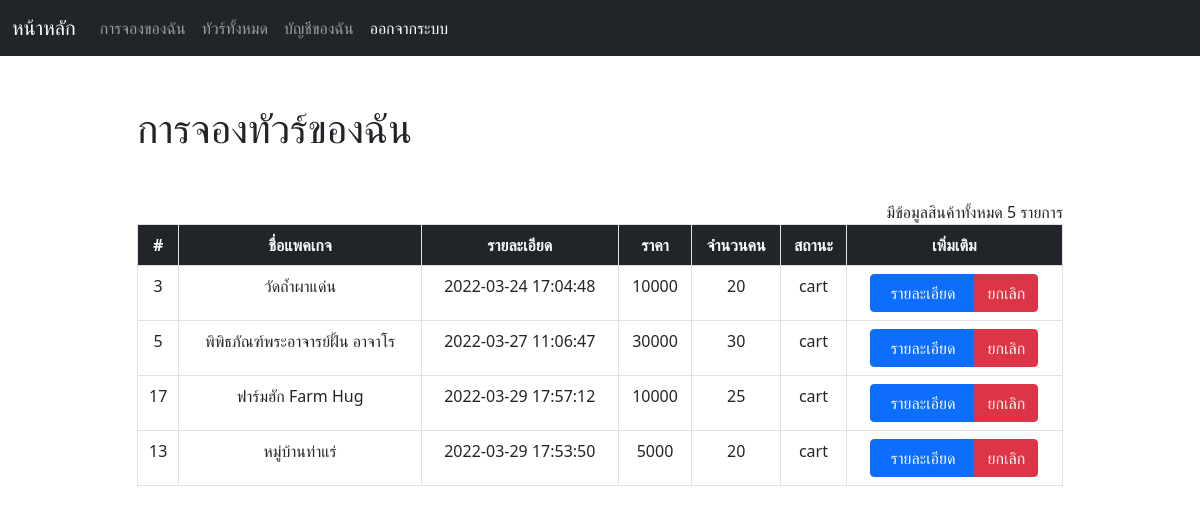
Screenshot of /rent.php (signed in) with the database file from the repository.
### tables this page shows
CREATE TABLE `tb_order` (
  `order_id` int(11) NOT NULL,
  `date` timestamp NOT NULL DEFAULT current_timestamp() ON UPDATE current_timestamp(),
  `user_id` int(11) NOT NULL,
  `package_id` int(11) NOT NULL,
  `status` enum('cart','complete') NOT NULL DEFAULT 'cart'
);

CREATE TABLE `tb_package` (
  `package_id` int(10) NOT NULL,
  `place` varchar(100) NOT NULL,
  `price` decimal(10,0) NOT NULL,
  `date` datetime NOT NULL,
  `count_people` int(11) NOT NULL,
  `image` varchar(255) NOT NULL DEFAULT 'https://res.cloudinary.com/dnshsje8a/image/upload/v1648304241/default/download_elwy6b.png',
  `detail` varchar(255) NOT NULL
);

### rent.php (the view, shortened to what this page needs)
<?php
require "header.php";
require "./php/connectdb.php";
$id = $_SESSION['UserID'];
$strSQL = "SELECT * FROM tb_order, tb_package WHERE tb_order.package_id = tb_package.package_id and tb_order.user_id = " . $id . ";";
$result = mysqli_query($conn, $strSQL);
?>
<body>
    <div class="container mt-5">
        <div class="row justify-content-center">
            <div class="col-md-10">
                <h1 class="mb-5"> การจองทัวร์ของฉัน </h1>
                <span class="float-end">มีข้อมูลสินค้าทั้งหมด <?php echo mysqli_num_rows($result) ?> รายการ </span>
            </div>
            <div class="col-md-10">
                <div class="table-responsive">
                    <?php if (mysqli_num_rows($result) > 0) : ?>
                        <table class="table table-bordered">
                            <thead>
                                <tr class="text-center text-light bg-dark">
                                    <th>#</th>
                                    <th>ชื่อแพคเกจ</th>
                                    <th>รายละเอียด</th>
                                    <th>ราคา</th>
                                    <th>จำนวนคน</th>
                                    <th>สถานะ</th>
                                    <th>เพิ่มเติม</th>
                                </tr>
                            </thead>
                            <tbody>
                                <?php ($row = mysqli_fetch_assoc($result));
                                do {
                                ?>
                                    <tr class="text-center">
                                        <td> <?php echo $row['package_id'] ?> </td>
                                        <td> <?php echo $row['place'] ?> </td>
                                        <td> <?php echo $row['date'] ?> </td>
                                        <td> <?php echo $row['price'] ?> </td>
                                        <td> <?php echo $row['count_people'] ?> </td>
                                        <td> <?php echo $row['status'] ?> </td>
                                        <td>
                                            <div class="btn-group">
                                                <button class="btn btn-primary" data-bs-toggle="modal" data-bs-target="#my-modal<?php echo $row['package_id'] ?>" style="width: 105px;"> รายละเอียด </button>
                                                <a href="./php/rent-delete.php?id=<?php echo $row['order_id'] ?>" class="btn btn-danger"> ยกเลิก </a>
                                            </div>
                                        </td>
                                    </tr>
                                <?php } while ($row = mysqli_fetch_assoc($result)); ?>
                            </tbody>
                        </table>
                    <?php
                    else :
                        echo "<p class='mt-5'>ไม่มีข้อมูลในฐานข้อมูล</p>";
                    endif;
                    ?>
                </div>
            </div>
        </div>
    </div>
</body>

### rows the page displays
tb_order: package.package_id "3", package.place "วัดถ้ำผาแด่น", package.date "2022-03-24 17:04:48", package.price "10000", package.count_people "20", status "cart"
tb_order: package.package_id "5", package.place "พิพิธภัณฑ์พระอาจารย์ฝั้น อาจาโร", package.date "2022-03-27 11:06:47", package.price "30000", package.count_people "30", status "cart"
tb_order: package.package_id "17", package.place "ฟาร์มฮัก Farm Hug", package.date "2022-03-29 17:57:12", package.price "10000", package.count_people "25", status "cart"
tb_order: package.package_id "13", package.place "หมู่บ้านท่าแร่", package.date "2022-03-29 17:53:50", package.price "5000", package.count_people "20", status "cart"

### other values shown
mysqli_num_rows($result) "5"
